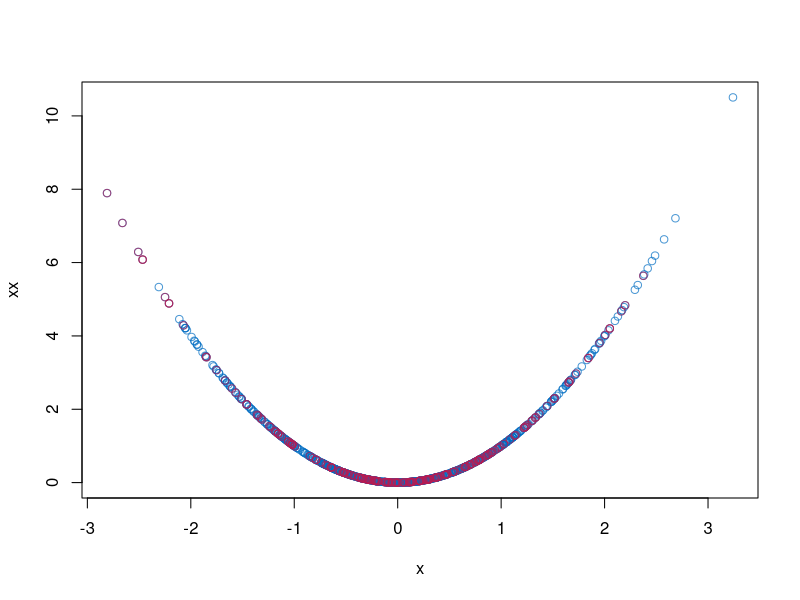

Recreate this plot in R.
## ---- chunk 1
library(mice)  
## ---- chunk 2
set.seed(123)
B1 <- .5
B2 <- .5
X <- rnorm(1000)
XX <- X^2
e <- rnorm(1000, 0, 1)
Y <- B1 * X + B2 * XX + e
dat <- data.frame(x = X, xx = XX, y = Y)
# Impose 25 percent MCAR Missingness
dat[0 == rbinom(1000, 1, 1 - .25), 1:2] <- NA
## ---- chunk 3
# Prepare data for imputation
blk <- list(c("x", "xx"), "y")
meth <- c("mpmm", "")
# Impute data
imp <- mice(dat, blocks = blk, method = meth, print = FALSE)
## ---- chunk 4
# Pool result
pool(with(imp, lm(y ~ x + xx)))
plot(dat$x, dat$xx, col = mdc(1), xlab = "x", ylab = "xx")
cmp <- complete(imp)
points(cmp$x[is.na(dat$x)], cmp$xx[is.na(dat$x)], col = mdc(2))
